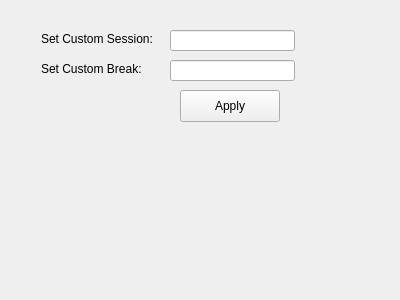
<?xml version="1.0" encoding="UTF-8"?>
<ui version="4.0">
 <class>Settings</class>
 <widget class="QWidget" name="Settings">
  <property name="geometry">
   <rect>
    <x>0</x>
    <y>0</y>
    <width>400</width>
    <height>300</height>
   </rect>
  </property>
  <property name="windowTitle">
   <string>Form</string>
  </property>
  <widget class="QLabel" name="labeCustomSessionl">
   <property name="geometry">
    <rect>
     <x>41</x>
     <y>31</y>
     <width>128</width>
     <height>16</height>
    </rect>
   </property>
   <property name="text">
    <string>Set Custom Session: </string>
   </property>
  </widget>
  <widget class="QLabel" name="labelCustomBreak">
   <property name="geometry">
    <rect>
     <x>41</x>
     <y>61</y>
     <width>115</width>
     <height>16</height>
    </rect>
   </property>
   <property name="text">
    <string>Set Custom Break: </string>
   </property>
  </widget>
  <widget class="QLineEdit" name="lineEditCustomSession">
   <property name="geometry">
    <rect>
     <x>170</x>
     <y>30</y>
     <width>125</width>
     <height>21</height>
    </rect>
   </property>
  </widget>
  <widget class="QLineEdit" name="lineEditCustomBreak">
   <property name="geometry">
    <rect>
     <x>170</x>
     <y>60</y>
     <width>125</width>
     <height>21</height>
    </rect>
   </property>
  </widget>
  <widget class="QPushButton" name="buttonApply">
   <property name="geometry">
    <rect>
     <x>180</x>
     <y>90</y>
     <width>100</width>
     <height>32</height>
    </rect>
   </property>
   <property name="text">
    <string>Apply</string>
   </property>
  </widget>
 </widget>
 <resources/>
 <connections/>
</ui>
